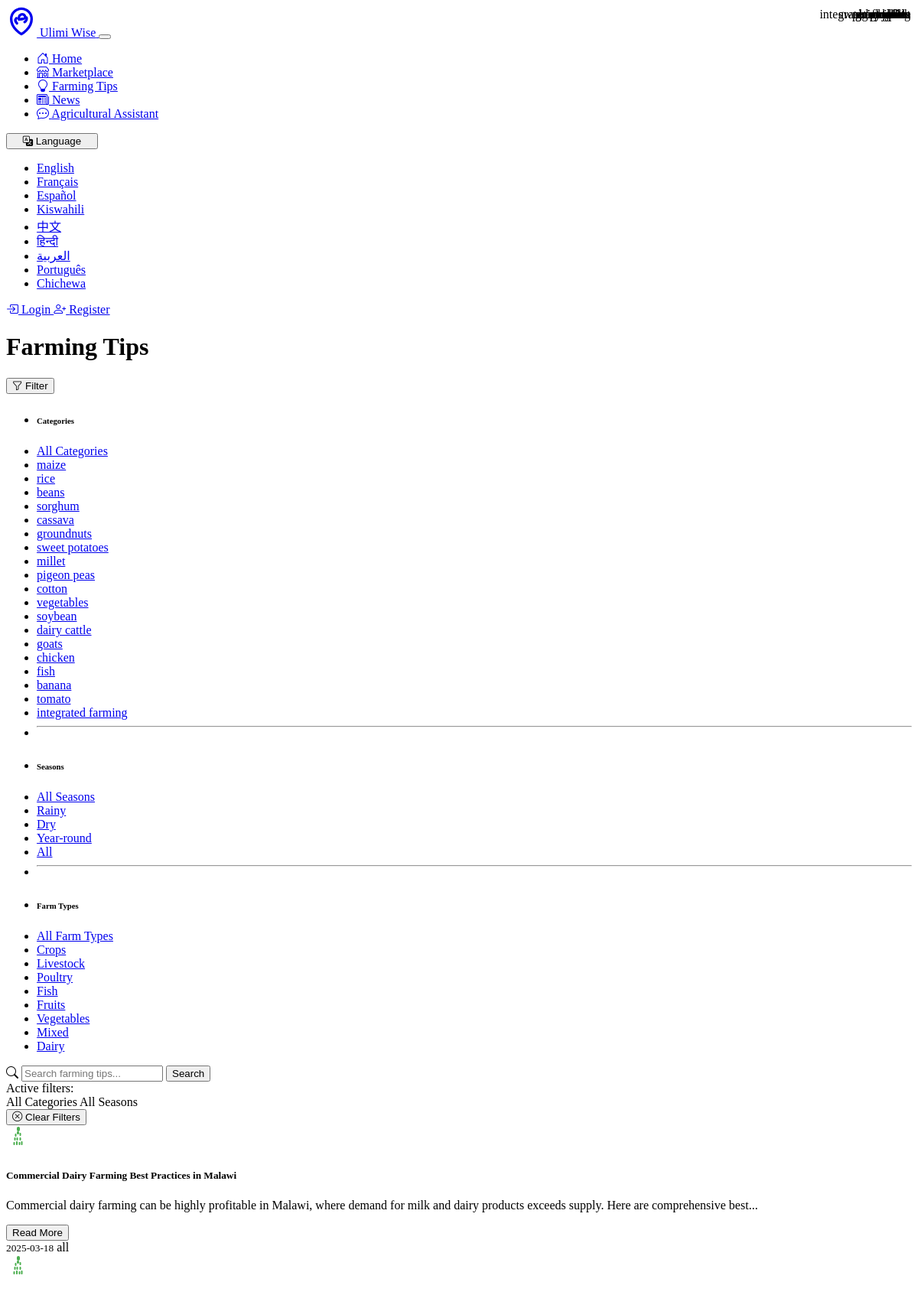
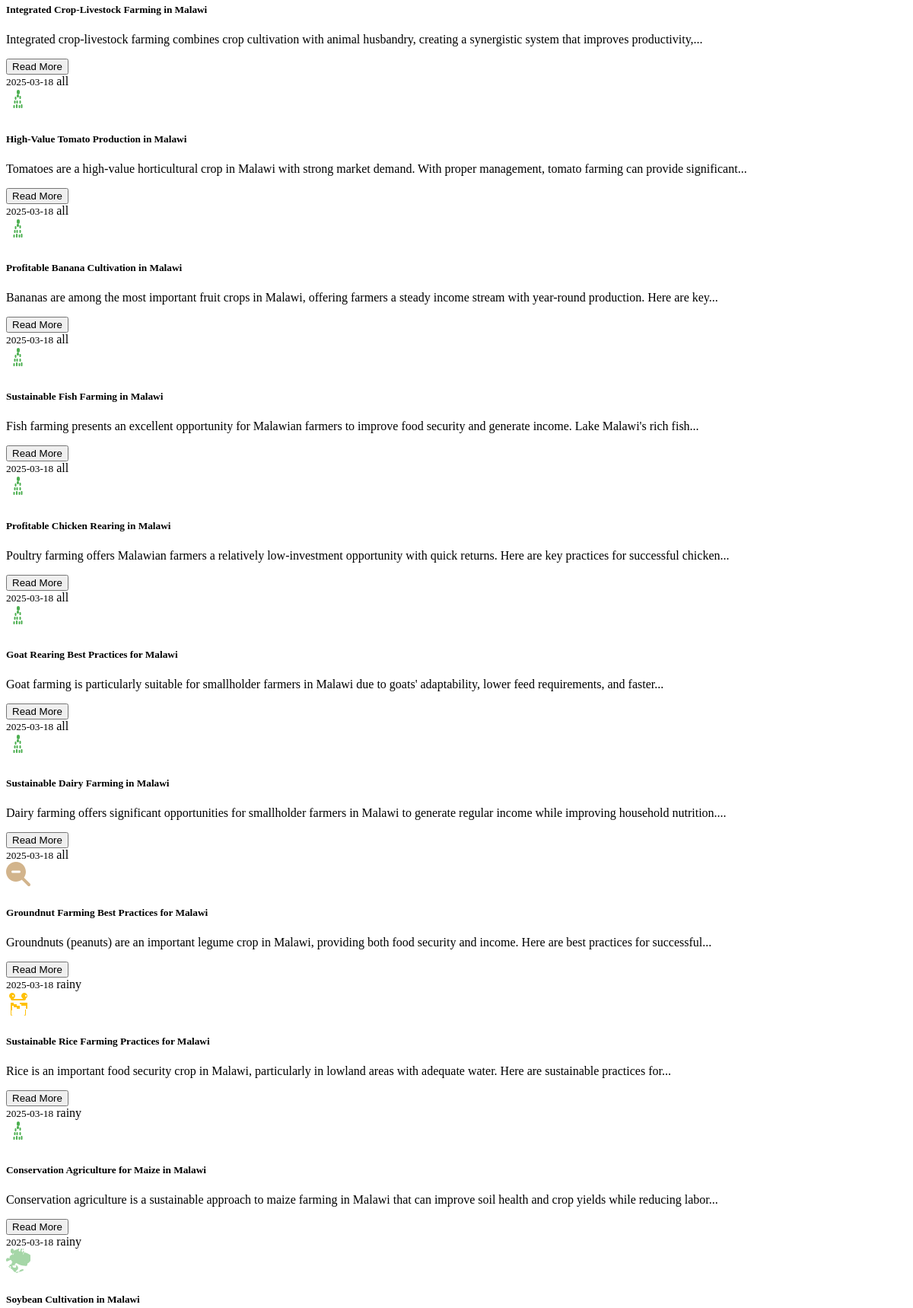
Page /tips (upper part) on the committed database (2 pictures, top to bottom).
### models.py (models this page shows)
class FarmingTip(db.Model):
    id = db.Column(db.Integer, primary_key=True)
    title = db.Column(db.String(100), nullable=False)
    content = db.Column(db.Text, nullable=False)
    category = db.Column(db.String(50), nullable=False)  # crop type, animal husbandry, etc.
    season = db.Column(db.String(20))  # spring, summer, fall, winter or null if applicable year-round
    region = db.Column(db.String(50))  # continent, country or null if applicable globally
    created_at = db.Column(db.DateTime, default=datetime.utcnow)
    farm_type = db.Column(db.String(100))  # Related farm type
    image_url = db.Column(db.String(500))  # URL to related image
    related_resources = db.relationship('MediaResource', secondary='tip_resource_association',
                                       back_populates='related_tips')

### routes.py (the view)
@app.route('/tips')
def tips():
    lang = session.get('language', 'en')
    if current_user.is_authenticated:
        lang = current_user.preferred_language or lang
    farm_type = request.args.get('farm_type')
    if farm_type and farm_type != 'all':
        all_tips = FarmingTip.query.filter_by(farm_type=farm_type).order_by(FarmingTip.created_at.desc()).all()
    else:
        all_tips = FarmingTip.query.order_by(FarmingTip.created_at.desc()).all()
    categories = db.session.query(FarmingTip.category).distinct().all()
    categories = [c[0] for c in categories]
    seasons = db.session.query(FarmingTip.season).distinct().all()
    seasons = [s[0] for s in seasons if s[0]]
    farm_types = db.session.query(FarmingTip.farm_type).distinct().all()
    farm_types = [f[0] for f in farm_types if f[0]]
    return render_template('tips.html',
                          lang=lang,
                          tips=all_tips,
                          categories=categories,
                          seasons=seasons,
                          farm_types=farm_types,
                          title=get_translation("Farming Tips", lang))

### app.py (called while the page is built)
@app.template_filter('translate')
def translate_filter(text, lang='en'):
    return get_translation(text, lang)

@app.context_processor
def inject_globals():
    from datetime import datetime
    now = datetime.now()
    return {
        'current_year': now.year,
        'current_time': now.strftime('%H:%M'),
        'get_available_languages': get_available_languages
    }

### translations.py (called while the page is built)
def get_translation(text, lang_code='en'):
    if not translations:
        load_translations()
    if lang_code not in LANGUAGES:
        lang_code = 'en'
    if lang_code in translations and text in translations[lang_code]:
        return translations[lang_code][text]
    else:
        return text

def get_available_languages():
    return LANGUAGES

### templates/tips.html (shortened to what this page needs)
{% extends "base.html" %}
{% block content %}
<div class="container">
    <div class="d-flex justify-content-between align-items-center mb-4">
        <h1>{{ 'Farming Tips' | translate(lang) }}</h1>
        <div class="dropdown">
            <button class="btn btn-outline-primary dropdown-toggle" type="button" id="filterDropdown" data-bs-toggle="dropdown" aria-expanded="false">
                <i class="bi bi-funnel"></i> {{ 'Filter' | translate(lang) }}
            </button>
            <ul class="dropdown-menu dropdown-menu-end" aria-labelledby="filterDropdown">
                <li><h6 class="dropdown-header">{{ 'Categories' | translate(lang) }}</h6></li>
                <li><a class="dropdown-item filter-item" href="#" data-filter="category" data-value="all">{{ 'All Categories' | translate(lang) }}</a></li>
                {% for category in categories %}
                <li><a class="dropdown-item filter-item" href="#" data-filter="category" data-value="{{ category }}">{{ category }}</a></li>
                {% endfor %}
                <li><hr class="dropdown-divider"></li>
                <li><h6 class="dropdown-header">{{ 'Seasons' | translate(lang) }}</h6></li>
                <li><a class="dropdown-item filter-item" href="#" data-filter="season" data-value="all">{{ 'All Seasons' | translate(lang) }}</a></li>
                {% for season in seasons %}
                <li><a class="dropdown-item filter-item" href="#" data-filter="season" data-value="{{ season }}">{{ season | capitalize }}</a></li>
                {% endfor %}
                <li><hr class="dropdown-divider"></li>
                <li><h6 class="dropdown-header">{{ 'Farm Types' | translate(lang) }}</h6></li>
                <li><a class="dropdown-item filter-item" href="#" data-filter="farm-type" data-value="all">{{ 'All Farm Types' | translate(lang) }}</a></li>
                {% for farm_type in farm_types %}
                <li><a class="dropdown-item filter-item" href="#" data-filter="farm-type" data-value="{{ farm_type }}">{{ farm_type | capitalize }}</a></li>
                {% endfor %}
            </ul>
        </div>
    </div>
    <div class="card shadow-sm mb-4">
        <div class="card-body">
            <div class="input-group">
                <span class="input-group-text"><i class="bi bi-search"></i></span>
                <input type="text" class="form-control" id="searchTips" placeholder="{{ 'Search farming tips...' | translate(lang) }}">
                <button class="btn btn-primary" type="button" id="searchButton">
                    {{ 'Search' | translate(lang) }}
                </button>
            </div>
            <div class="mt-2 d-flex align-items-center">
                <span class="me-2">{{ 'Active filters:' | translate(lang) }}</span>
                <div id="activeFilters">
                    <span class="badge bg-secondary me-2" id="categoryFilter">{{ 'All Categories' | translate(lang) }}</span>
                    <span class="badge bg-secondary me-2" id="seasonFilter">{{ 'All Seasons' | translate(lang) }}</span>
                </div>
                <button class="btn btn-sm btn-outline-secondary ms-auto" id="clearFilters">
                    <i class="bi bi-x-circle"></i> {{ 'Clear Filters' | translate(lang) }}
                </button>
            </div>
        </div>
    </div>
    <div class="row g-4 mb-5" id="tipsContainer">
        {% if tips %}
            {% for tip in tips %}
            <div class="col-lg-4 col-md-6 mb-4 tip-item"
                 data-category="{{ tip.category }}"
                 data-season="{{ tip.season or 'all' }}">
                <div class="card h-100 shadow-sm tip-card">
                    <div class="card-body">
                        <span class="badge bg-success tip-category-badge">{{ tip.category }}</span>
                        <div class="d-flex align-items-center mb-3">
                            <img src="/static/images/crops/{{ tip.category|lower }}.svg" alt="{{ tip.category }}" class="me-3" width="32" height="32" onerror="this.src='/static/images/crops/maize.svg'">
                            <h5 class="card-title mb-0">{{ tip.title }}</h5>
                        </div>
                        <p class="card-text">{{ tip.content|truncate(150) }}</p>
                        <button class="btn btn-sm btn-outline-primary mt-2 view-tip-btn" data-bs-toggle="modal" data-bs-target="#tipModal"
                                data-tip-id="{{ tip.id }}"
                                data-tip-title="{{ tip.title }}"
                                data-tip-content="{{ tip.content }}"
                                data-tip-category="{{ tip.category }}"
                                data-tip-season="{{ tip.season or '' }}"
                                data-tip-region="{{ tip.region or '' }}"
                                data-tip-date="{{ tip.created_at.strftime('%Y-%m-%d') }}">
                            {{ 'Read More' | translate(lang) }}
                        </button>
                    </div>
                    <div class="card-footer bg-transparent d-flex justify-content-between align-items-center">
                        <small class="text-muted">{{ tip.created_at.strftime('%Y-%m-%d') }}</small>
                        {% if tip.season %}
                        <span class="badge bg-info">{{ tip.season }}</span>
                        {% endif %}
                    </div>
                </div>
            </div>
            {% endfor %}
        {% else %}
            <div class="col-12">
                <div class="alert alert-info">
                    <i class="bi bi-info-circle-fill"></i> {{ 'No farming tips available yet.' | translate(lang) }}
                </div>
            </div>
        {% endif %}
    </div>
</div>
{% endblock %}

### static/css/custom.css (style rules this page uses)
body { min-height: 100vh; display: flex; flex-direction: column; }
.tip-card { transition: all 0.3s ease; }
.tip-category-badge { position: absolute; top: 10px; right: 10px; }

### rows in the picture
FarmingTip: category "dairy cattle", title "Commercial Dairy Farming Best Practices in Malawi", content "Commercial dairy farming can be highly profitable in Malawi, where demand for milk and dairy products exceeds supply. Here are comprehensive best...", value "Read More", created_at "2025-03-18", season "all"
FarmingTip: category "integrated farming", title "Integrated Crop-Livestock Farming in Malawi", content "Integrated crop-livestock farming combines crop cultivation with animal husbandry, creating a synergistic system that improves productivity,...", value "Read More", created_at "2025-03-18", season "all"
FarmingTip: category "tomato", title "High-Value Tomato Production in Malawi", content "Tomatoes are a high-value horticultural crop in Malawi with strong market demand. With proper management, tomato farming can provide significant...", value "Read More", created_at "2025-03-18", season "all"
FarmingTip: category "banana", title "Profitable Banana Cultivation in Malawi", content "Bananas are among the most important fruit crops in Malawi, offering farmers a steady income stream with year-round production. Here are key...", value "Read More", created_at "2025-03-18", season "all"
FarmingTip: category "fish", title "Sustainable Fish Farming in Malawi", content "Fish farming presents an excellent opportunity for Malawian farmers to improve food security and generate income. Lake Malawi's rich fish...", value "Read More", created_at "2025-03-18", season "all"
FarmingTip: category "chicken", title "Profitable Chicken Rearing in Malawi", content "Poultry farming offers Malawian farmers a relatively low-investment opportunity with quick returns. Here are key practices for successful chicken...", value "Read More", created_at "2025-03-18", season "all"
FarmingTip: category "goats", title "Goat Rearing Best Practices for Malawi", content "Goat farming is particularly suitable for smallholder farmers in Malawi due to goats' adaptability, lower feed requirements, and faster...", value "Read More", created_at "2025-03-18", season "all"
FarmingTip: category "dairy cattle", title "Sustainable Dairy Farming in Malawi", content "Dairy farming offers significant opportunities for smallholder farmers in Malawi to generate regular income while improving household nutrition....", value "Read More", created_at "2025-03-18", season "all"
FarmingTip: category "groundnuts", category (picture), title "Groundnut Farming Best Practices for Malawi", content "Groundnuts (peanuts) are an important legume crop in Malawi, providing both food security and income. Here are best practices for successful...", value "Read More", created_at "2025-03-18", season "rainy"
FarmingTip: category "rice", category (picture), title "Sustainable Rice Farming Practices for Malawi", content "Rice is an important food security crop in Malawi, particularly in lowland areas with adequate water. Here are sustainable practices for...", value "Read More", created_at "2025-03-18", season "rainy"
FarmingTip: category "maize", category (picture), title "Conservation Agriculture for Maize in Malawi", content "Conservation agriculture is a sustainable approach to maize farming in Malawi that can improve soil health and crop yields while reducing labor...", value "Read More", created_at "2025-03-18", season "rainy"
FarmingTip: category "soybean", category (picture), title "Soybean Cultivation in Malawi"
FarmingTip: category "vegetables"
FarmingTip: category "cotton"
FarmingTip: category "pigeon peas"
FarmingTip: category "millet"
FarmingTip: category "sweet potatoes"
FarmingTip: category "groundnuts"
FarmingTip: category "cassava"
FarmingTip: category "sorghum"
FarmingTip: category "beans"
FarmingTip: category "rice"
FarmingTip: category "maize"

### other values in the picture
{{ 'Home' | translate(lang) }} "Home"
{{ 'Marketplace' | translate(lang) }} "Marketplace"
{{ 'Farming Tips' | translate(lang) }} "Farming Tips"
{{ 'News' | translate(lang) }} "News"
{{ 'Agricultural Assistant' | translate(lang) }} "Agricultural Assistant"
{{ 'Language' | translate(lang) }} "Language"
{{ name }} "English" "Français" "Español" "Kiswahili" "中文" "हिन्दी" "العربية" "Português" "Chichewa"
{{ 'Login' | translate(lang) }} "Login"
{{ 'Register' | translate(lang) }} "Register"
{{ 'Filter' | translate(lang) }} "Filter"
{{ 'Categories' | translate(lang) }} "Categories"
{{ 'All Categories' | translate(lang) }} "All Categories"
{{ category }} "maize" "rice" "beans" "sorghum" "cassava" "groundnuts" "sweet potatoes" "millet" "pigeon peas" "cotton" "vegetables" "soybean" "dairy cattle" "goats" "chicken" "fish" "banana" "tomato" "integrated farming"
{{ 'Seasons' | translate(lang) }} "Seasons"
{{ 'All Seasons' | translate(lang) }} "All Seasons"
